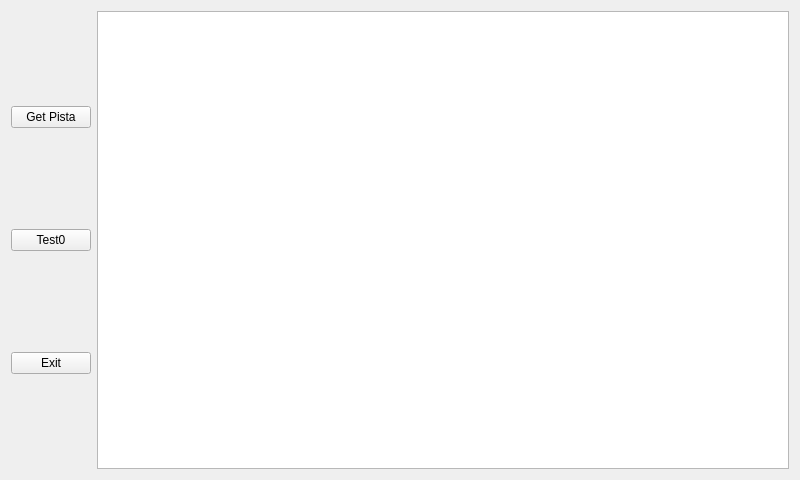
<?xml version="1.0" encoding="UTF-8"?>
<ui version="4.0">
 <class>MainWindow</class>
 <widget class="QMainWindow" name="MainWindow">
  <property name="geometry">
   <rect>
    <x>0</x>
    <y>0</y>
    <width>800</width>
    <height>480</height>
   </rect>
  </property>
  <property name="windowTitle">
   <string>MainWindow</string>
  </property>
  <widget class="QWidget" name="centralWidget">
   <layout class="QHBoxLayout" name="horizontalLayout">
    <item>
     <layout class="QVBoxLayout" name="verticalLayout">
      <item>
       <widget class="QPushButton" name="getPista">
        <property name="text">
         <string>Get Pista</string>
        </property>
       </widget>
      </item>
      <item>
       <widget class="QPushButton" name="test0">
        <property name="text">
         <string>Test0</string>
        </property>
       </widget>
      </item>
      <item>
       <widget class="QPushButton" name="exitButton">
        <property name="text">
         <string>Exit</string>
        </property>
       </widget>
      </item>
     </layout>
    </item>
    <item>
     <widget class="QListView" name="listView"/>
    </item>
   </layout>
  </widget>
 </widget>
 <layoutdefault spacing="6" margin="11"/>
 <resources/>
 <connections/>
</ui>
